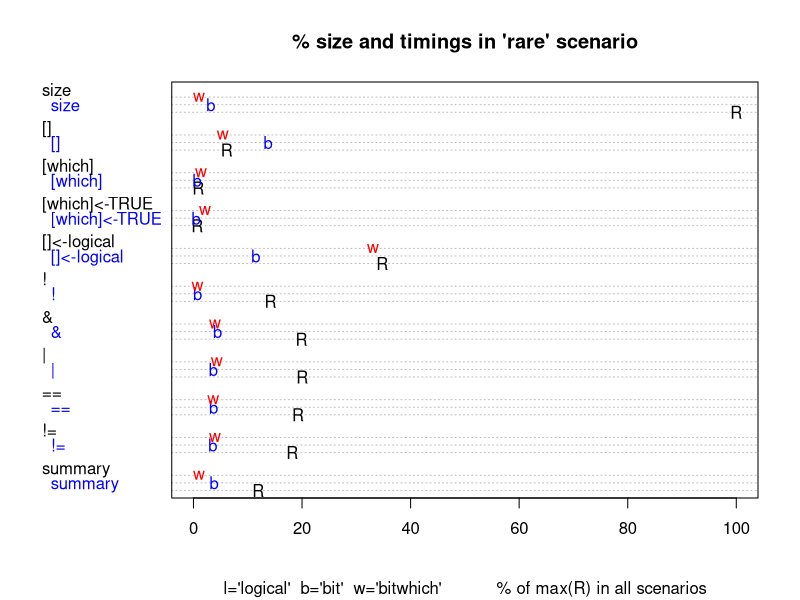
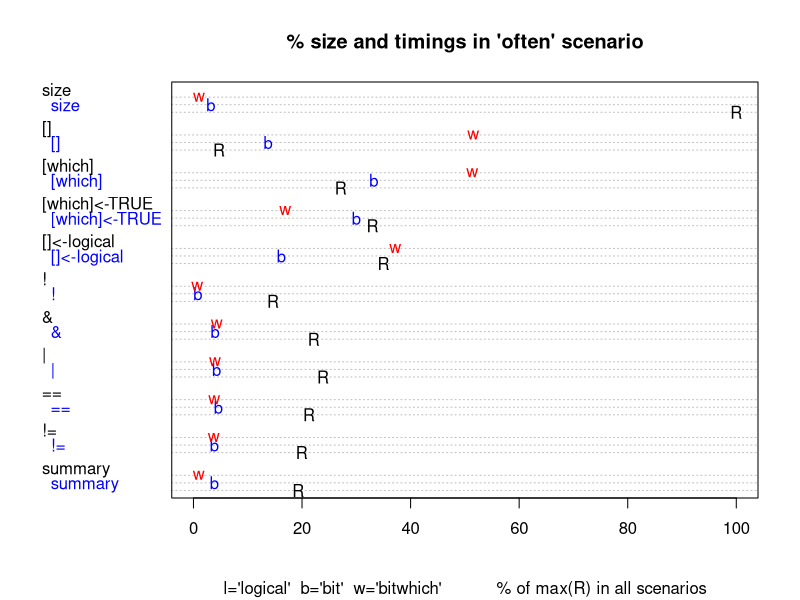
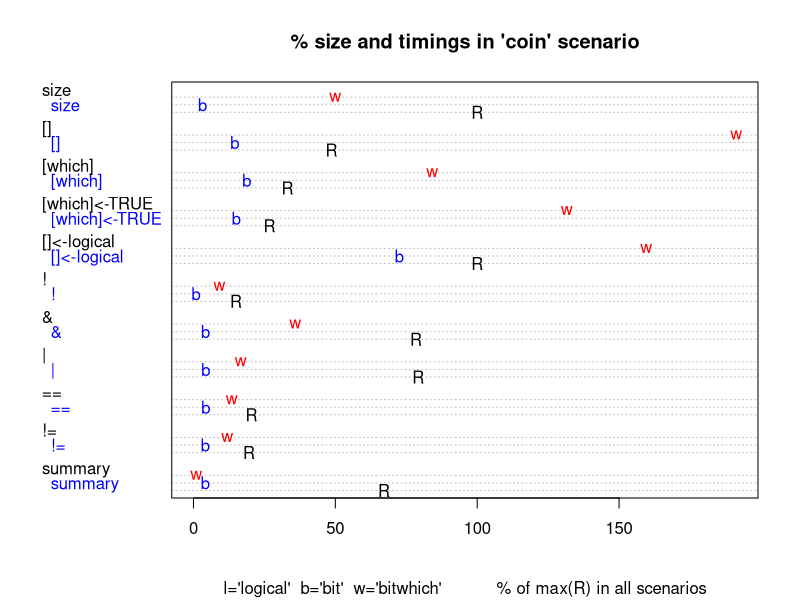
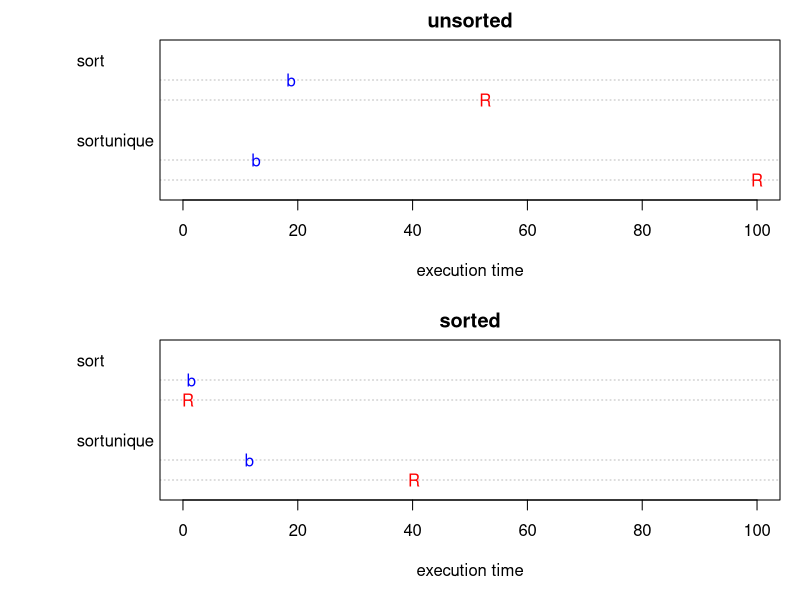
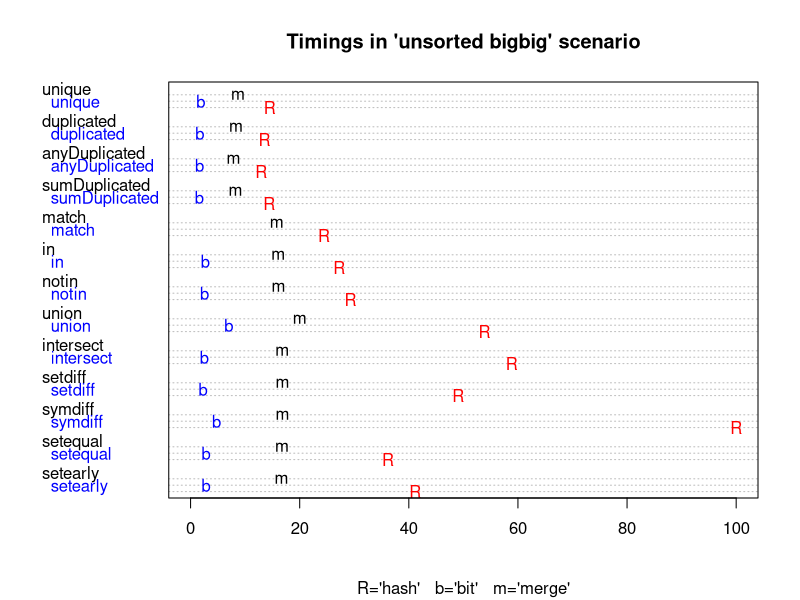
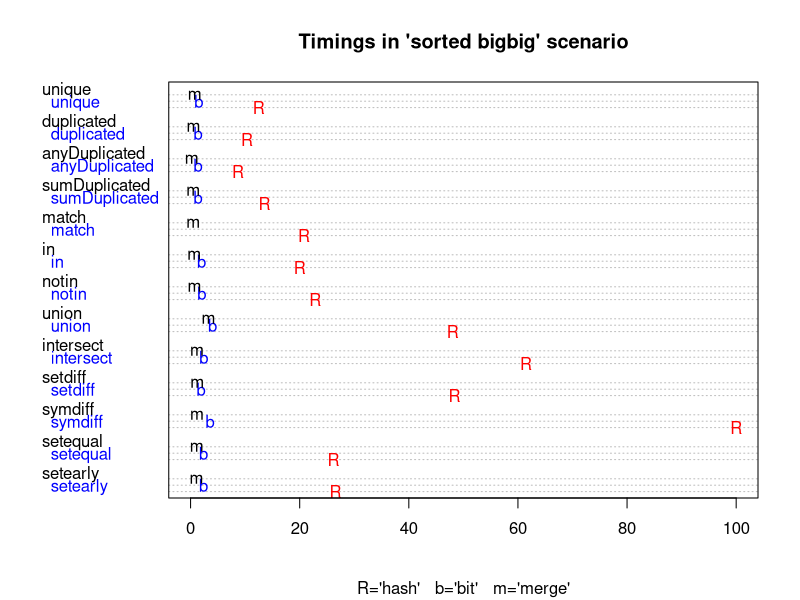

Source code (R) for these figures, in order:
## ---- chunk 1
knitr::opts_chunk$set(collapse = TRUE, comment = "#>")
library(bit)
library(microbenchmark)
# rmarkdown::render("vignettes/bit-performance.Rmd")
# these are the real settings for the performance vignette
times <- 5
Domain <- c(small=1e3, big=1e6)
Sample <- c(small=1e3, big=1e6)
# these are the settings to keep the cost of CRAN low
#times <- 5
#Domain <- c(small=1e1, big=1e3)
#Sample <- c(small=1e1, big=1e3)

pagebreak <- function() {
  if (knitr::is_latex_output())
    "\\newpage"
  else
    '<div style="page-break-before: always;" />'
}

## ---- chunk 2
a <- 1L
b <- 1e7L
i <- sample(a:b, 1e3)
x <- c(
  R = median(microbenchmark((a:b)[-i], times=times)$time),
  bit = median(microbenchmark(bit_rangediff(c(a, b), i), times=times)$time),
  merge = median(microbenchmark(merge_rangediff(c(a, b), bit_sort(i)), times=times)$time)
)
knitr::kable(as.data.frame(as.list(x / x["R"] * 100)), caption="% of time relative to R", digits=1)
## ---- chunk 3
# TODO(r-lib/lintr#773): nolint as a chunk option.
# nolint start: strings_as_factors_linter.
knitr::kable(
  data.frame(
    coin="random 50%",
    often="random 99%",
    rare="random 1%",
    chunk="contiguous chunk of 5%"
  ),
  caption="selection characteristic"
)
# nolint end: strings_as_factors_linter.
## ---- chunk 4
B <- booltypes[c("logical", "bit", "bitwhich", "which", "ri")]
M <-
  c("size", "[]", "[which]", "[which]<-TRUE", "[]<-logical", "!", "&", "|", "==", "!=", "summary")
G <- list(
  coin = function(n) sample(c(FALSE, TRUE), n, replace=TRUE, prob=c(0.5, 0.5)),
  often = function(n) sample(c(FALSE, TRUE), n, replace=TRUE, prob=c(0.01, 0.99)),
  rare = function(n) sample(c(FALSE, TRUE), n, replace=TRUE, prob=c(0.99, 0.01)),
  chunk = function(n) ri(n %/% 20, 2L * n %/% 20, n)
)
X <- vector("list", length(B) * length(G))
dim(X) <- c(booltype=length(B), data=length(G))
dimnames(X) <- list(booltype=names(B), data=names(G))
tim <- array(NA,
  dim=c(booltype=length(B), metric=length(M), data=length(G)),
  dimnames=list(booltype=names(B), metric=M, data=names(G))
)
for (g in names(G)) {
  x <- G[[g]](Sample[["big"]])
  if (g %in% c("coin", "often", "rare"))
    w <- as.which(as.logical(x))
  for (b in B) {
    if (booltypes[[b]] < 'ri' || (b == 'ri' && g == 'chunk')) {
      X[[b, g]] <- as.booltype(x, b)
      if (g %in% c("coin", "often", "rare") && b %in% c("logical", "bit", "bitwhich")) {
        l <- as.booltype(logical(Sample[["big"]]), b)
        tim[b, "[which]", g] <- median(microbenchmark(l[w], times=times)$time)
        tim[b, "[which]<-TRUE", g] <- median(microbenchmark(l[w] <- TRUE, times=times)$time)
        tim[b, "[]", g] <- median(microbenchmark(l[], times=times)$time)
        tim[b, "[]<-logical", g] <- median(microbenchmark(l[] <- x, times=times)$time)
      }
      tim[b, "size", g] <- object.size(X[[b, g]])
    }
  }
}
for (g in names(G)) {
  for (b in c("logical", "bit", "bitwhich")) {
    x <- X[[b, g]]
    if (!is.null(x)) {
      tim[b, "!", g] <- median(microbenchmark(!x, times=times)$time)
      tim[b, "&", g] <- median(microbenchmark(x & x, times=times)$time)
      tim[b, "|", g] <- median(microbenchmark(x | x, times=times)$time)
      tim[b, "==", g] <- median(microbenchmark(x == x, times=times)$time)
      tim[b, "!=", g] <- median(microbenchmark(x != x, times=times)$time)
      tim[b, "summary", g] <- median(microbenchmark(summary.booltype(x), times=times)$time)
    }
  }
}
i <- match("size", M)
for (b in rev(names(B))) { # logical was in first position, so we do this last!
  tim[b, i, ] <- 100 * tim[b, i, ] / tim["logical", i, ]
  tim[b, -i, ] <- 100 * tim[b, -i, ] / max(tim["logical", -i, ], na.rm=TRUE)
}
#rm(X)
## ---- chunk 5
x <- tim[1:3, , "rare"]
m <- rep("", ncol(x))
m <- as.vector(rbind(m, colnames(x), m))
dotchart(x,
  xlim=c(0, max(100, max(x))),
  labels=m,
  pch=c("R", "b", "w"),
  col=c("black", "blue", "red"),
  main="% size and timings in 'rare' scenario",
  sub="l='logical'  b='bit'  w='bitwhich'           % of max(R) in all scenarios"
)
## ---- chunk 6
x <- tim[1:3, , "often"]
dotchart(x,
  xlim=c(0, max(100, max(x))),
  labels=m,
  pch=c("R", "b", "w"),
  col=c("black", "blue", "red"),
  main="% size and timings in 'often' scenario",
  sub="l='logical'  b='bit'  w='bitwhich'           % of max(R) in all scenarios"
)
## ---- chunk 7
x <- tim[1:3, , "coin"]
dotchart(x,
  xlim=c(0, max(100, max(x))),
  labels=m,
  pch=c("R", "b", "w"),
  col=c("black", "blue", "red"),
  main="% size and timings in 'coin' scenario",
  sub="l='logical'  b='bit'  w='bitwhich'           % of max(R) in all scenarios"
)
## ---- chunk 8
knitr::kable(round(tim[, "size", ], 1), caption="% bytes of logical")
## ---- chunk 9
knitr::kable(round(tim[, "[]", ], 1), caption="% time of logical")
## ---- chunk 10
knitr::kable(round(tim[, "[]<-logical", ], 1), caption="% time of logical")
## ---- chunk 11
knitr::kable(round(tim[, "[which]", ], 1), caption="% time of logical")
## ---- chunk 12
knitr::kable(round(tim[, "[which]<-TRUE", ], 1), caption="% time of logical")
## ---- chunk 13
knitr::kable(round(tim[, "!", ], 1), caption="% time for Boolean NOT")
## ---- chunk 14
knitr::kable(round(tim[, "&", ], 1), caption="% time for Boolean &")
## ---- chunk 15
knitr::kable(round(tim[, "|", ], 1), caption="% time for Boolean |")
## ---- chunk 16
knitr::kable(round(tim[, "==", ], 1), caption="% time for Boolean ==")
## ---- chunk 17
knitr::kable(round(tim[, "!=", ], 1), caption="% time for Boolean !=")
## ---- chunk 18
knitr::kable(round(tim[, "summary", ][1:2, 1:2], 1), caption="% time for Boolean summary")
## ---- chunk 19
binaryDomain <- list(
  smallsmall = rep(Domain["small"], 2L),
  smallbig=Domain,
  bigsmall=rev(Domain),
  bigbig=rep(Domain["big"], 2L)
)
binarySample <- list(
  smallsmall = rep(Sample["small"], 2L),
  smallbig=Sample,
  bigsmall=rev(Sample),
  bigbig=rep(Sample["big"], 2L)
)

M <- c("R", "bit", "merge")
G <- c("sort", "sortunique")
D <- c("unsorted", "sorted")

sortM <- vector("list", length(M) * length(G))
dim(sortM) <- c(method=length(M), goal=length(G))
dimnames(sortM) <- list(method=M, goal=G)
sortM[["R", "sort"]] <- sort
sortM[["R", "sortunique"]] <- function(x) sort(unique(x))
sortM[["bit", "sort"]] <- bit_sort
sortM[["bit", "sortunique"]] <- bit_sort_unique

timsort <- array(NA_integer_,
  dim=c(M=2, G=length(G), D=length(D), N=length(Domain)),
  dimnames=list(M=M[1:2], G=G, D=D, N=names(Domain))
)
for (n in names(Domain)) {
  x <- sample(Domain[[n]], Sample[[n]], replace = TRUE)
  d <- "unsorted"
  for (m in c("R", "bit")) {
    for (g in G) {
      timsort[m, g, d, n] <- median(microbenchmark(sortM[[m, g]](x), times=times)$time)
    }
  }
  x <- bit_sort(x)
  d <- "sorted"
  for (m in 1:2) {
    for (g in G) {
      timsort[m, g, d, n] <- median(microbenchmark(sortM[[m, g]](x), times=times)$time)
    }
  }
}


binaryU <-
  c("match", "in", "notin", "union", "intersect", "setdiff", "symdiff", "setequal", "setearly")
binaryM <- vector("list", length(M) * length(binaryU))
dim(binaryM) <- c(method=length(M), task=length(binaryU))
dimnames(binaryM) <- list(method=M, task=binaryU)
binaryM[["R", "match"]] <- match
binaryM[["merge", "match"]] <- merge_match

binaryM[["R", "in"]] <- get("%in%")
binaryM[["bit", "in"]] <- bit_in
binaryM[["merge", "in"]] <- merge_in

binaryM[["R", "notin"]] <- function(x, y) !(x %in% y)
binaryM[["bit", "notin"]] <- function(x, y) !bit_in(x, y)
binaryM[["merge", "notin"]] <- merge_notin

binaryM[["R", "union"]] <- union
binaryM[["bit", "union"]] <- bit_union
binaryM[["merge", "union"]] <- merge_union

binaryM[["R", "intersect"]] <- intersect
binaryM[["bit", "intersect"]] <- bit_intersect
binaryM[["merge", "intersect"]] <- merge_intersect

binaryM[["R", "setdiff"]] <- setdiff
binaryM[["bit", "setdiff"]] <- bit_setdiff
binaryM[["merge", "setdiff"]] <- merge_setdiff

binaryM[["R", "symdiff"]] <- function(x, y) union(setdiff(x, y), setdiff(y, x))
binaryM[["bit", "symdiff"]] <- bit_symdiff
binaryM[["merge", "symdiff"]] <- merge_symdiff

binaryM[["R", "setequal"]] <-
  function(x, y) setequal(x, x) # we compare x to x which avoids early termination
binaryM[["bit", "setequal"]] <- function(x, y) bit_setequal(x, x)
binaryM[["merge", "setequal"]] <- function(x, y) merge_setequal(x, x)

binaryM[["R", "setearly"]] <-
  function(x, y) setequal(x, y) # we compare x to x which avoids early termination
binaryM[["bit", "setearly"]] <- function(x, y) bit_setequal(x, y)
binaryM[["merge", "setearly"]] <- function(x, y) merge_setequal(x, y)

unaryU <- c("unique", "duplicated", "anyDuplicated", "sumDuplicated")
unaryM <- vector("list", length(M) * length(unaryU))
dim(unaryM) <- c(method=length(M), task=length(unaryU))
dimnames(unaryM) <- list(method=M, task=unaryU)
unaryM[["R", "unique"]] <- unique
unaryM[["bit", "unique"]] <- bit_unique
unaryM[["merge", "unique"]] <- merge_unique
unaryM[["R", "duplicated"]] <- duplicated
unaryM[["bit", "duplicated"]] <- bit_duplicated
unaryM[["merge", "duplicated"]] <- merge_duplicated
unaryM[["R", "anyDuplicated"]] <- anyDuplicated
unaryM[["bit", "anyDuplicated"]] <- bit_anyDuplicated
unaryM[["merge", "anyDuplicated"]] <- merge_anyDuplicated
unaryM[["R", "sumDuplicated"]] <- function(x) sum(duplicated(x))
unaryM[["bit", "sumDuplicated"]] <- bit_sumDuplicated
unaryM[["merge", "sumDuplicated"]] <- merge_sumDuplicated

tim <- array(NA_integer_,
  dim=c(M=length(M), U=length(unaryU) + length(binaryU), N=length(binaryDomain), D=length(D)),
  dimnames=list(M=M, U=c(unaryU, binaryU), N=names(binaryDomain), D=D)
)

for (n in names(binaryDomain)) {
  xnam <- names(binaryDomain[[n]])[1]
  ynam <- names(binaryDomain[[n]])[2]
  x <- sample(binaryDomain[[n]][1], binarySample[[n]][1], replace = FALSE)
  y <- sample(binaryDomain[[n]][2], binarySample[[n]][2], replace = FALSE)
  d <- "unsorted"
  if (length(x) == length(y)) {
    for (u in unaryU) {
      for (m in setdiff(M, "merge")) {
        f <- unaryM[[m, u]]
        if (!is.null(f))
          tim[m, u, n, d] <- median(microbenchmark(f(x), times=times)$time)
      }
    }
  }
  for (u in binaryU) {
    for (m in setdiff(M, "merge")) {
      f <- binaryM[[m, u]]
      if (!is.null(f))
        tim[m, u, n, d] <- median(microbenchmark(f(x, y), times=times)$time)
    }
  }
  x <- bit_sort(x)
  y <- bit_sort(y)
  d <- "sorted"
  if (length(x) == length(y)) {
    for (u in unaryU) {
      for (m in M) {
        f <- unaryM[[m, u]]
        if (!is.null(f)) {
          tim[m, u, n, d] <- median(microbenchmark(f(x), times=times)$time)
          # now plug-in measures for unsorted merge
          if (m == "merge") {
            tim["merge", u, n, "unsorted"] <-
              timsort["bit", "sort", "unsorted", xnam] +  tim["merge", u, n, "sorted"]
          }
        }
      }
    }
  }
  for (u in binaryU) {
    for (m in M) {
      f <- binaryM[[m, u]]
      if (!is.null(f)) {
        tim[m, u, n, d] <- median(microbenchmark(f(x, y), times=times)$time)
        # now plug-in measures for unsorted merge
        if (m == "merge") {
          tim["merge", u, n, "unsorted"] =
            timsort["bit", "sort", "unsorted", xnam] +
            timsort["bit", "sort", "unsorted", ynam] +
            tim["merge", u, n, "sorted"]
        }
      }
    }
  }
}
## ---- chunk 20
y <- timsort[, , , "big"]
y <- 100 * y / max(y["R", , ], na.rm=TRUE)
oldpar <- par(mfrow=c(2, 1), mar=c(5, 8, 2, 1))
x <- y[, , "unsorted"]
dotchart(x,
  xlim=c(0, max(100, max(y))),
  labels="",
  pch=c("R", "b"),
  xlab="execution time",
  main="unsorted",
  col=c("red", "blue")
)
x <- y[, , "sorted"]
dotchart(x,
  xlim=c(0, max(100, max(y))),
  labels="",
  pch=c("R", "b"),
  xlab="execution time",
  main="sorted",
  col=c("red", "blue")
)
par(oldpar)
## ---- chunk 21
tim2 <- tim
for (n in names(binaryDomain)) {
  for (d in D) {
    tim2[, , n, d] <- 100 * tim[, , n, d] / max(tim["R", , n, d], na.rm=TRUE)
  }
}
## ---- chunk 22
y <- tim2[, , "bigbig", ]
y <- 100 * y / max(y["R", , ], na.rm=TRUE)
x <- y[, , "unsorted"]
m <- rep("", ncol(x))
m <- as.vector(rbind(m, colnames(x), m))
dotchart(x,
  xlim=c(0, max(100, max(y, na.rm=TRUE))),
  labels=m,
  pch=c("R", "b", "m"),
  col=c("red", "blue", "black"),
  main="Timings in 'unsorted bigbig' scenario",
  sub="R='hash'   b='bit'   m='merge'"
)
## ---- chunk 23
x <- y[, , "sorted"]
dotchart(x,
  xlim=c(0, max(y, na.rm=TRUE)),
  labels=m,
  pch=c("R", "b", "m"),
  col=c("red", "blue", "black"),
  main="Timings in 'sorted bigbig' scenario",
  sub="R='hash'   b='bit'   m='merge'"
)
## ---- chunk 24
x <- 100 * timsort["bit", , , ] / timsort["R", , , ]
s <- "sorted"
knitr::kable(x[, s, ], caption=paste(s, "data relative to R's sort"), digits=1)
## ---- chunk 25
s <- "unsorted"
knitr::kable(x[, s, ], caption=paste(s, "data relative to R's sort"), digits=1)
## ---- chunk 26
f <- function(u) {
  n <- c("smallsmall", "bigbig")
  x <- tim[c("bit", "merge", "merge"), u, n, ]
  dimnames(x)$M[3] <- "sort"
  dimnames(x)$N <- c("small", "big")
  x["sort", , "unsorted"] <- timsort["bit", "sort", "unsorted", ]
  x["sort", , "sorted"] <- 0
  for (m in dimnames(x)$M) {
    x[m, , ] <- x[m, , ] / tim["R", u, n, ] * 100
  }
  x
}
x <- f("unique")
s <- "sorted"
knitr::kable(x[, , s], caption=paste(s, "data relative to R"), digits=1)
## ---- chunk 27
s <- "unsorted"
knitr::kable(x[, , s], caption=paste(s, "data relative to R"), digits=1)
## ---- chunk 28
x <- f("duplicated")
s <- "sorted"
knitr::kable(x[, , s], caption=paste(s, "data relative to R"), digits=1)
## ---- chunk 29
s <- "unsorted"
knitr::kable(x[, , s], caption=paste(s, "data relative to R"), digits=1)
## ---- chunk 30
x <- f("anyDuplicated")
s <- "sorted"
knitr::kable(x[, , s], caption=paste(s, "data relative to R"), digits=1)
## ---- chunk 31
s <- "unsorted"
knitr::kable(x[, , s], caption=paste(s, "data relative to R"), digits=1)
## ---- chunk 32
x <- f("sumDuplicated")
s <- "sorted"
knitr::kable(x[, , s], caption=paste(s, "data relative to R"), digits=1)
## ---- chunk 33
s <- "unsorted"
knitr::kable(x[, , s], caption=paste(s, "data relative to R"), digits=1)
## ---- chunk 34
f <- function(u) {
  x <- tim[c("bit", "merge", "merge"), u, , ]
  dimnames(x)$M[3] <- "sort"
  s <- timsort["bit", "sort", "unsorted", ]
  x["sort", , "unsorted"] <- rep(s, c(2, 2)) + c(s, s)
  x["sort", , "sorted"] <- 0
  for (m in dimnames(x)$M) {
    x[m, , ] <- x[m, , ] / tim["R", u, , ] * 100
  }
  x
}
x <- f("match")
s <- "sorted"
knitr::kable(x[, , s], caption=paste(s, "data relative to R"), digits=1)
## ---- chunk 35
s <- "unsorted"
knitr::kable(x[, , s], caption=paste(s, "data relative to R"), digits=1)
## ---- chunk 36
x <- f("in")
s <- "sorted"
knitr::kable(x[, , s], caption=paste(s, "data relative to R"), digits=1)
## ---- chunk 37
s <- "unsorted"
knitr::kable(x[, , s], caption=paste(s, "data relative to R"), digits=1)
## ---- chunk 38
x <- f("notin")
s <- "sorted"
knitr::kable(x[, , s], caption=paste(s, "data relative to R"), digits=1)
## ---- chunk 39
s <- "unsorted"
knitr::kable(x[, , s], caption=paste(s, "data relative to R"), digits=1)
## ---- chunk 40
x <- f("union")
s <- "sorted"
knitr::kable(x[, , s], caption=paste(s, "data relative to R"), digits=1)
## ---- chunk 41
s <- "unsorted"
knitr::kable(x[, , s], caption=paste(s, "data relative to R"), digits=1)
## ---- chunk 42
x <- f("intersect")
s <- "sorted"
knitr::kable(x[, , s], caption=paste(s, "data relative to R"), digits=1)
## ---- chunk 43
s <- "unsorted"
knitr::kable(x[, , s], caption=paste(s, "data relative to R"), digits=1)
## ---- chunk 44
x <- f("setdiff")
s <- "sorted"
knitr::kable(x[, , s], caption=paste(s, "data relative to R"), digits=1)
## ---- chunk 45
s <- "unsorted"
knitr::kable(x[, , s], caption=paste(s, "data relative to R"), digits=1)
## ---- chunk 46
x <- f("symdiff")
s <- "sorted"
knitr::kable(x[, , s], caption=paste(s, "data relative to R"), digits=1)
## ---- chunk 47
s <- "unsorted"
knitr::kable(x[, , s], caption=paste(s, "data relative to R"), digits=1)
## ---- chunk 48
x <- f("setequal")
s <- "sorted"
knitr::kable(x[, , s], caption=paste(s, "data relative to R"), digits=1)
## ---- chunk 49
s <- "unsorted"
knitr::kable(x[, , s], caption=paste(s, "data relative to R"), digits=1)
## ---- chunk 50
x <- f("setearly")
s <- "sorted"
knitr::kable(x[, , s], caption=paste(s, "data relative to R"), digits=1)
## ---- chunk 51
s <- "unsorted"
knitr::kable(x[, , s], caption=paste(s, "data relative to R"), digits=1)
